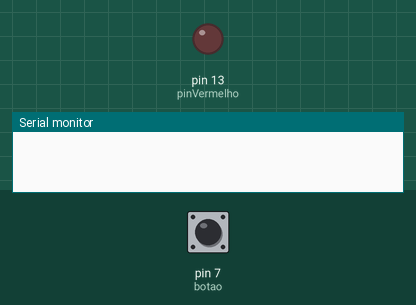
Simulated run of this sketch. Board: Arduino Uno, built with avr-gcc and run on an emulated ATmega328P. On the bench: output pins drawn as LEDs (lit = HIGH), the last lines printed to the serial monitor. Inputs (shaded band) come from the test bench; at power-on: pin 7 (botao) HIGH.

Above: at 1.2 s.
1.3 s: pin 7 (botao) pulled LOW for 0.15 s
At 2.0 s:
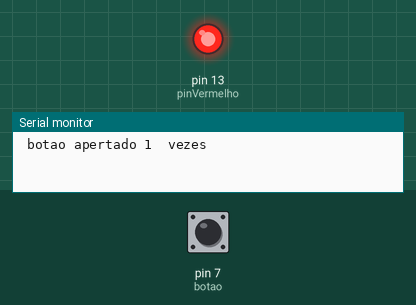
2.9 s: pin 7 (botao) pulled LOW for 1 s
At 3.3 s:
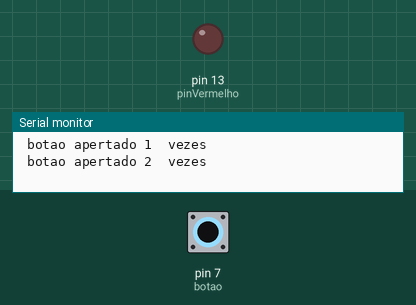
Timing chart, 0 to 5.9 s (numbered marks = the images above; inputs shaded):
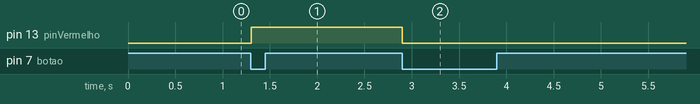

The sketch:

bouncer_botton.ino
```cpp
/* Autor: Sergio Dantas
 * Este código pode usado para bounce de botão. Pode
 * ser usado para contar um valor inteiro menor que reset, caso queira
 * mudar basta mudar na linha #define reset 4 o número pelo número que
 * se quer contar
 */
#define pinVermelho 13
#define botao 7
#define reset 4
byte estado_botao;
byte contador = 0;
byte liga_led_vermelho=HIGH;
byte desliga_led_vermelho=LOW;
byte controla_botao=HIGH;

void setup(){
  pinMode(pinVermelho, OUTPUT);
  pinMode(botao, INPUT_PULLUP);
  Serial.begin(9600);
}

void loop() {
  // put your main code here, to run repeatedly:
    estado_botao = digitalRead(botao);
    if ((estado_botao == LOW)&&(controla_botao == HIGH)){
        contador = contador + 1;
        if (contador > reset){contador = 1;}
        Serial.print(" botao apertado ");
        Serial.print(contador);
        Serial.print(" ");Serial.println(" vezes");
        if (contador == 1){
            digitalWrite(pinVermelho, liga_led_vermelho);
        }else{digitalWrite(pinVermelho, desliga_led_vermelho);}

    }
    controla_botao = estado_botao;
   delay(100);
  }
```

Measured:
- after the input at 1.3 s, pin 13 (pinVermelho): LOW → HIGH at once
- after the input at 2.9 s, pin 13 (pinVermelho): HIGH → LOW at once
